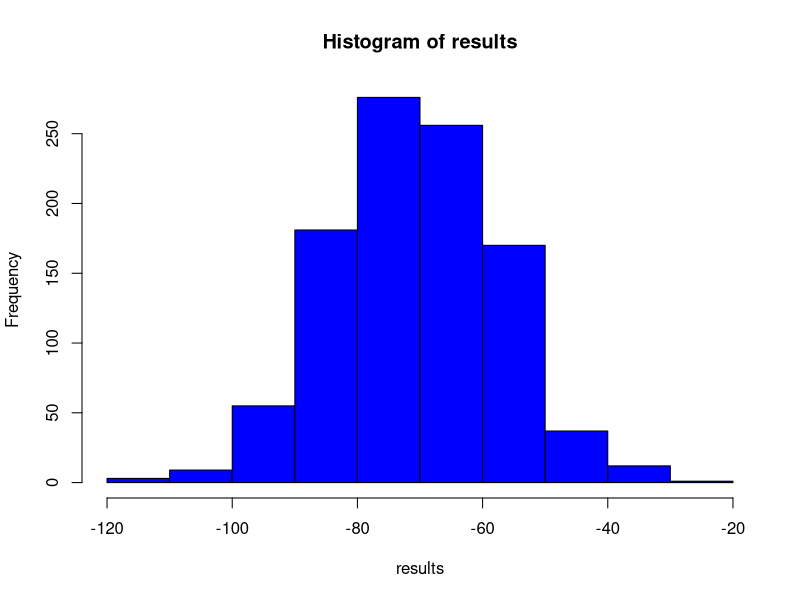
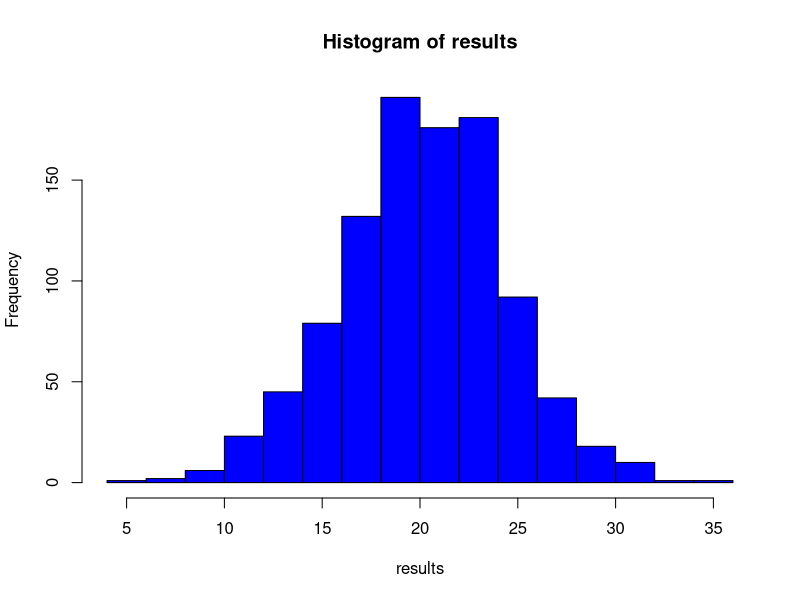

Source code (R) for these figures, in order:
## ---- chunk 1
# Number of simulations
num <- 1000

days <- rep(0, 1460)
days[1] = 1

simulation <- function() {
  for (i in 2:1460) {
    coin <- sample(c(0, 1), size=1, prob=c(0.5, 0.5))
    
    # Heads
    if (coin == 0) {
      days[i] = 2 * days[i - 1]
    }
    
    # Tails
    else {
      days[i] = 0.4 * days[i - 1]
    }
  }
  return (log10(days[1460]))
}

results <- rep(0, num)
for (i in 1:num) {
  results[i] <- simulation()
}

hist(results, col="blue")

## ---- chunk 2
# Number of simulations
num <- 1000

days <- rep(0, 1460)
days[1] = 1

simulation <- function() {
  for (i in 2:1460) {
    coin <- sample(c(0, 1), size=1, prob=c(0.5, 0.5))
    
    # Heads
    if (coin == 0) {
      days[i] = 1.333 * days[i - 1]
    }
    
    # Tails
    else {
      days[i] = 0.799 * days[i - 1]
    }
  }
  return (log10(days[1460]))
}

results <- rep(0, num)
for (i in 1:num) {
  results[i] <- simulation()
}

hist(results, col="blue")
sum(results > 10)/length(results)
